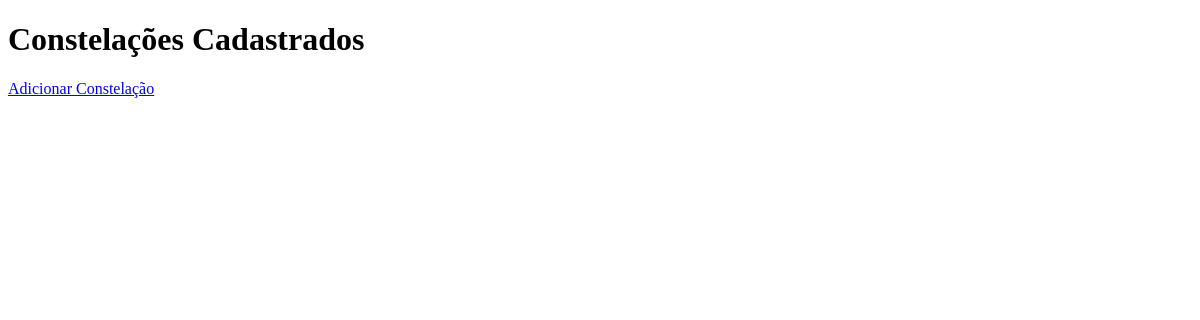
The page /list_constelacoes/ on the database as committed earlier.
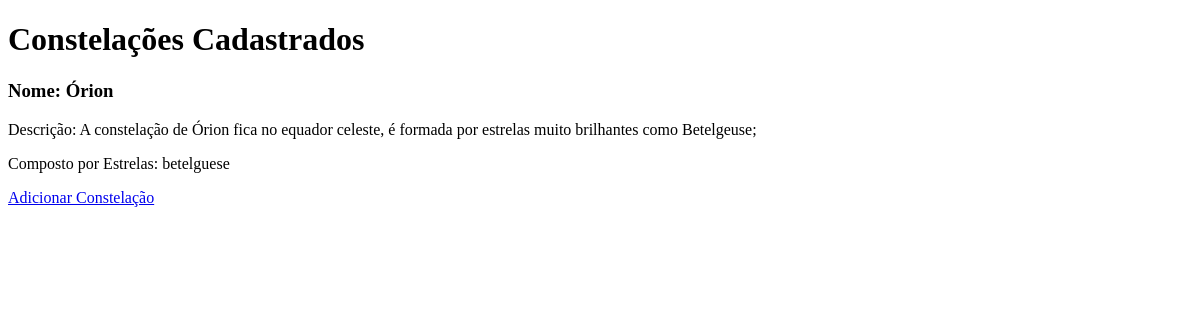
The same page on the database as committed later.
### myapp/models.py (models this page shows, shortened)
class Constelacao(models.Model):
    nome = models.CharField(max_length=30)
    descricao = models.TextField()
    estrelas = models.ForeignKey(
        Estrela, related_name='contelacao', on_delete=models.CASCADE)

class Estrela(models.Model):
    nome = models.CharField(max_length=50)
    tamanho = models.CharField(max_length=20)
    def __str__(self):
        return self.nome

### myapp/views.py (the view)
# urls.py: path('list_constelacoes/', views.list_constelacao, name='list_constelacoes')]
def list_constelacao(request):
    constelacao = Constelacao.objects.all()
    return render(request, "list_constelacoes.html", {'constelacoes': constelacao})

### myapp/templates/list_constelacoes.html (shortened to what this page needs)
<!DOCTYPE html>
<html>
    <head>
    </head>
    <body>
        <h1>Constelações Cadastrados</h1>
        {%for constelacao in constelacoes %}
            <h3>Nome: {{constelacao.nome}}</h3>
            <p>Descrição: {{constelacao.descricao}}</p>
            <p>Composto por Estrelas: {{constelacao.estrelas}}</p>
        {% endfor %}
        <a href="{% url 'add_constelacao' %}">Adicionar Constelação</a>
    </body>
</html>

Rows that differ between the two databases and show on the page:
added Constelacao: nome "Órion", descricao "A constelação de Órion fica no equador celeste, é formada por estrelas muito brilhantes como Betelgeuse;", estrelas "betelguese"
